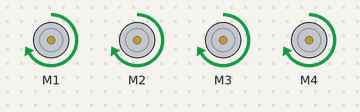
Simulated run of this sketch. Board: Arduino Uno, built with avr-gcc and run on an emulated ATmega328P. Parts: 4 × DC motor (green arrow = forward, orange = backward, longer = faster).

Above: at 0.1 s.
Timing chart, 0 to 1.6 s (numbered marks = the images above):
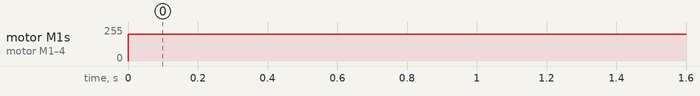

The sketch:

motor_shield_test.ino
```cpp
#include <AFMotor.h>

AF_DCMotor motor1(1);
AF_DCMotor motor2(2);
AF_DCMotor motor3(3);
AF_DCMotor motor4(4);

void setup() {
  // put your setup code here, to run once:
  motor1.setSpeed(200);
  motor2.setSpeed(200);
  motor3.setSpeed(200);
  motor4.setSpeed(200);

  motor1.run(FORWARD);
  motor2.run(FORWARD);
  motor3.run(FORWARD);
  motor4.run(FORWARD);
}

void loop() {
  // put your main code here, to run repeatedly:

}
```

Measured:
- by itself, motor M1–4: stopped → forward 200/255 at 0.00 s
